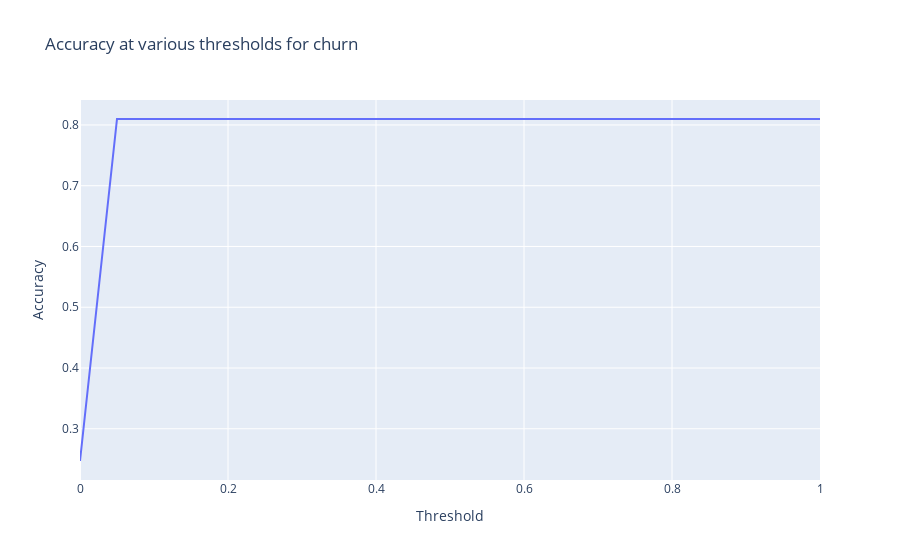

This figure's notebook cell:
### Code cell
# Plot the data
data = [go.Scatter(x=thresholds, y=scores, mode='lines')]

layout = go.Layout(title = 'Accuracy at various thresholds for churn', xaxis_title = 'Threshold', yaxis_title = 'Accuracy')

figure = go.Figure(data=data, layout=layout)

py.iplot(figure)

### Figure 1 — Plotly figure (JSON) as saved in the notebook; plotly's stock layout.template omitted (floating-point values rounded to 4 significant figures)
{"data": [{"mode": "lines", "type": "scatter", "x": [0, 0.05, 0.1, 0.15, 0.2, 0.25, 0.3, 0.35, 0.4, 0.45, 0.5, 0.55, 0.6, 0.65, 0.7, 0.75, 0.8, 0.85, 0.9, 0.95, 1], "y": [0.247, 0.8098, 0.8098, 0.8098, 0.8098, 0.8098, 0.8098, 0.8098, 0.8098, 0.8098, 0.8098, 0.8098, 0.8098, 0.8098, 0.8098, 0.8098, 0.8098, 0.8098, 0.8098, 0.8098, 0.8098]}], "layout": {"title": {"text": "Accuracy at various thresholds for churn"}, "xaxis": {"title": {"text": "Threshold"}}, "yaxis": {"title": {"text": "Accuracy"}}}}
